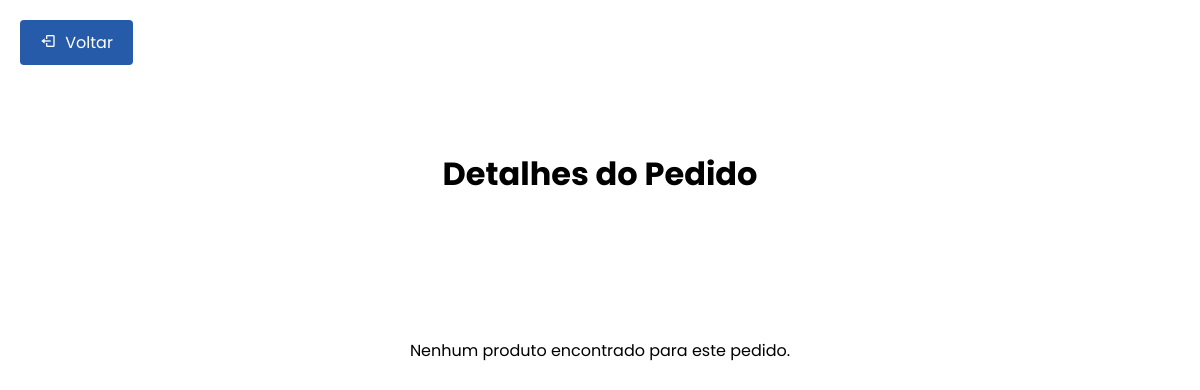
The app's page /SENAI_LOGISTICA/homeProf/itens/buscarpedido.php?pedido_id=52, older data.
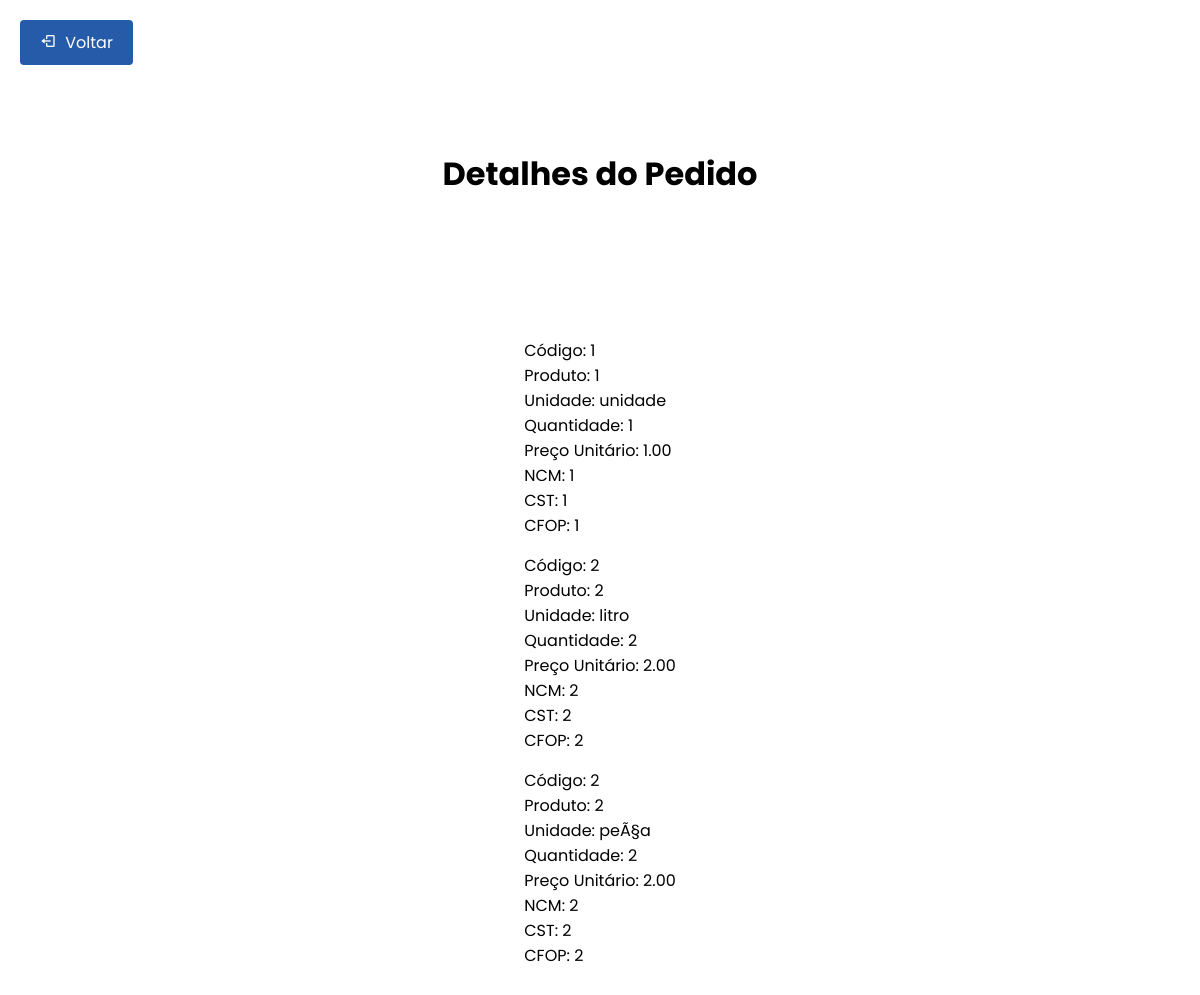
The same page, newer data.
### tables this page shows
CREATE TABLE `produtos` (
  `id` int(11) NOT NULL,
  `pedidob` varchar(255) NOT NULL,
  `cod_prod` varchar(255) NOT NULL,
  `nome_produto` varchar(255) NOT NULL,
  `un_prod` varchar(50) DEFAULT NULL,
  `qtd_prod` int(11) DEFAULT NULL,
  `rsunit_prod` decimal(10,2) DEFAULT NULL,
  `ncm_prod` varchar(50) DEFAULT NULL,
  `cst_prod` varchar(50) DEFAULT NULL,
  `cfop_prod` varchar(50) DEFAULT NULL
);

### SENAI_LOGISTICA/homeProf/itens/buscarpedido.php (the view, shortened to what this page needs)
<!DOCTYPE html>
<html lang='pt-br'>
<head>
    <link rel="stylesheet" href="../../home/movimentacao/docar.css">
    <link href='https://unpkg.com/boxicons@2.1.4/css/boxicons.min.css' rel='stylesheet'>
    <link rel="stylesheet" href="https://cdnjs.cloudflare.com/ajax/libs/font-awesome/6.5.2/css/all.min.css">
</head>
<body>
    <a class="back-button" onclick="window.history.back();"><i class='bx bx-log-out'></i> Voltar</a>
    <div class="container">
        <h1>Detalhes do Pedido</h1>
        <ul class="produto-list">
            <?php
            $servername = "localhost";
            $username = "root";
            $password = "root";
            $dbname = "senai";
            $conn = new mysqli($servername, $username, $password, $dbname);
            if (isset($_GET['pedido_id'])) {
                $pedido_id = $_GET['pedido_id'];
                $sql_produtos = "SELECT * FROM produtos WHERE pedidob = '$pedido_id'";
                $result_produtos = $conn->query($sql_produtos);
                if ($result_produtos) {
                    if ($result_produtos->num_rows > 0) {
                        while ($row_produtos = $result_produtos->fetch_assoc()) {
                            echo "<li class='produto-item'>";
                            echo "  <ul class='produto-info'>";
                            echo "    <li class='produto-codigo'>Código: " . htmlspecialchars($row_produtos["cod_prod"]) . "</li>";
                            echo "    <li class='produto-nome'>Produto: " . htmlspecialchars($row_produtos["nome_produto"]) . "</li>";
                            echo "    <li class='produto-un'>Unidade: " . htmlspecialchars($row_produtos["un_prod"]) . "</li>";
                            echo "    <li class='produto-quantidade'>Quantidade: " . htmlspecialchars($row_produtos["qtd_prod"]) . "</li>";
                            echo "    <li class='produto-rsunit'>Preço Unitário: " . htmlspecialchars($row_produtos["rsunit_prod"]) . "</li>";
                            echo "    <li class='produto-ncm'>NCM: " . htmlspecialchars($row_produtos["ncm_prod"]) . "</li>";
                            echo "    <li class='produto-cst'>CST: " . htmlspecialchars($row_produtos["cst_prod"]) . "</li>";
                            echo "    <li class='produto-cfop'>CFOP: " . htmlspecialchars($row_produtos["cfop_prod"]) . "</li>";
                            echo "  </ul>";
                            echo "</li>";
                        }
                    } else {
                        echo "<li>Nenhum produto encontrado para este pedido.</li>";
                    }
                } else {
                    echo "<li>Erro na execução da consulta: " . $conn->error . "</li>";
                }
            } else {
                echo "<li>Erro: Pedido ID não fornecido.</li>";
            }
            ?>
        </ul>
    </div>
</body>
</html>

### SENAI_LOGISTICA/home/movimentacao/docar.css (style rules this page uses)
* { font-family: "Poppins", sans-serif; box-sizing: border-box; padding: 0; margin: 0; }
.container { display: flex; flex-direction: column; justify-content: center; align-items: center; height: 100%; width: 100%; }
.back-button { position: absolute; top: 20px; left: 20px; background-color: rgb(37, 91, 168); color: #ffffff; padding: 10px 20px; text-decoration: none; border-radius: 4px; display: flex; align-items: center; cursor: pointer; }
.back-button i { margin-right: 5px; }
h1 { position: relative; top: 130px; }

### SENAI_LOGISTICA/homeProf/itens/buscarpedido.php (style rules this page uses)
.container { text-align: center; margin-top: 20px; }
.produto-list { list-style-type: none; padding: 250px; margin-top: 20px; text-align: left; display: inline-block; }
.produto-item { margin-bottom: 15px; }
.produto-info { list-style-type: none; padding: 0px; margin: 0; }
.back-button { display: inline-block; margin-bottom: 20px; }

Row changes from the older to the newer data that the page shows:
added produtos: cod_prod "1", nome_produto "1", un_prod "unidade", qtd_prod "1", rsunit_prod "1.00", ncm_prod "1", cst_prod "1", cfop_prod "1"
added produtos: cod_prod "2", nome_produto "2", un_prod "litro", qtd_prod "2", rsunit_prod "2.00", ncm_prod "2", cst_prod "2", cfop_prod "2"
added produtos: cod_prod "2", nome_produto "2", un_prod "peÃ§a", qtd_prod "2", rsunit_prod "2.00", ncm_prod "2", cst_prod "2", cfop_prod "2"
Text that changed along with them:
text no longer shown: "Nenhum produto encontrado para este pedido."
